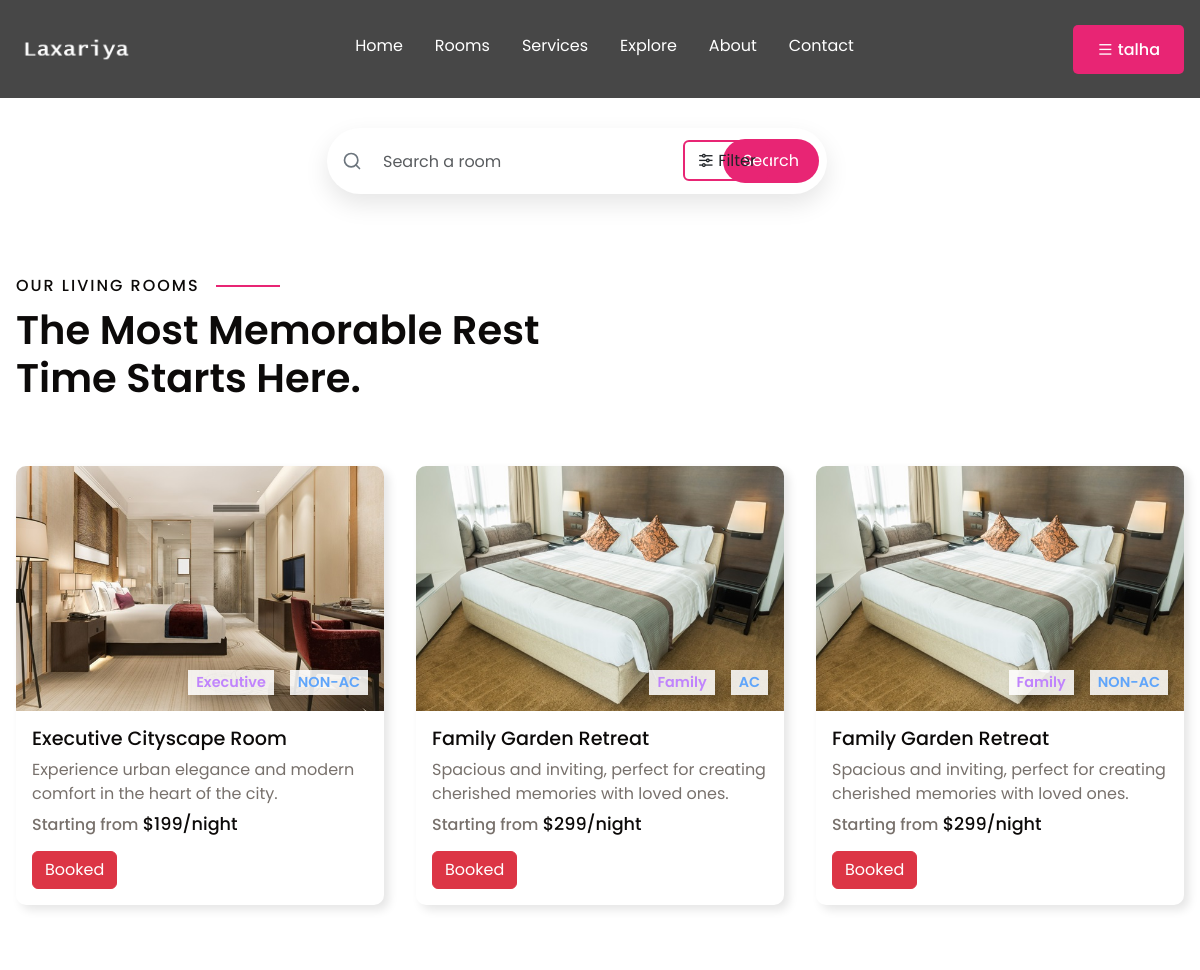
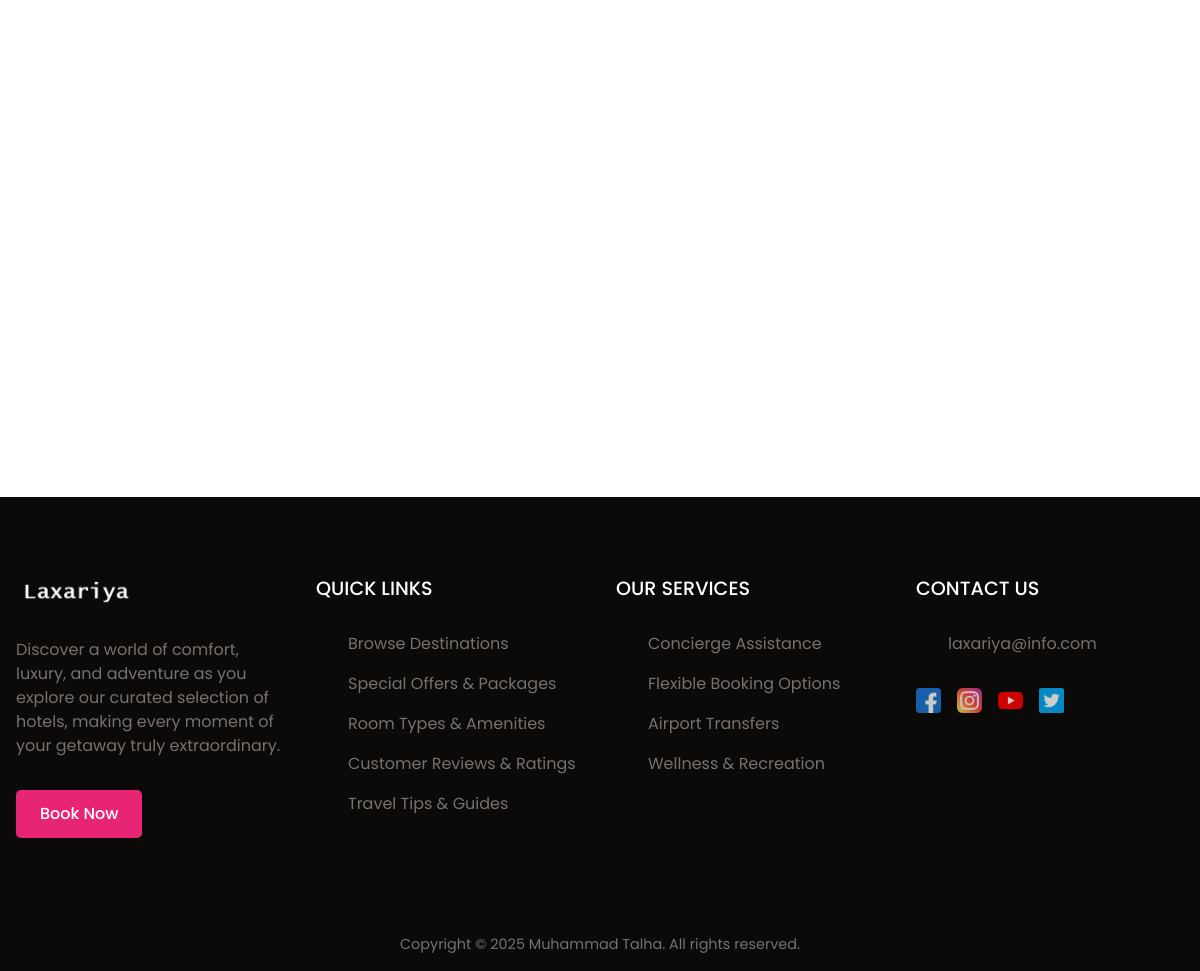
The page /rooms.php (signed in) on the database its author committed (2 pictures, top to bottom).
### tables this page shows
CREATE TABLE `room_info` (
  `room_id` int(11) NOT NULL,
  `room_name` varchar(100) NOT NULL,
  `room_desc` text NOT NULL,
  `room_price` int(11) NOT NULL,
  `room_catagory` varchar(100) NOT NULL,
  `room_condition` varchar(40) NOT NULL,
  `room_image` varchar(2000) NOT NULL,
  `room_status` varchar(150) NOT NULL
);

### rooms.php (the view, shortened to what this page needs)
<?php
  include("connection.php");
  $flag = false;
  if(isset($_SESSION['username'])){
    $button_name = $_SESSION['username'];
    $flag = true;
  }
  if( isset(   $_GET['ac'],$_GET['catagories']    ) ){
    $catagories = $_GET['catagories'];
    $ac = $_GET['ac'];
    $cat = "";
    foreach($catagories as $c){
        $cat .= "'$c',";
    }
    $cat = rtrim($cat,',');
    $query = "SELECT * FROM room_info where room_catagory in($cat) and room_condition = '$ac'";
}
else if( isset(   $_GET['ac']   ) ){
    $ac = $_GET['ac'];
    $query = "SELECT * FROM room_info where  room_condition = '$ac'";
}
else if( isset(  $_GET['search']   ) ){
    $search = $_GET['search'];
    $query = "SELECT * FROM room_info WHERE room_name LIKE '%$search%'";
}
else{
    $query = "select * from room_info";
}
$data = mysqli_query($conn,$query);
?>
<!DOCTYPE html>
<html lang="en">
<head>
  <link href="https://cdnjs.cloudflare.com/ajax/libs/bootstrap/5.3.0/css/bootstrap.min.css" rel="stylesheet">
  <link href="https://cdn.jsdelivr.net/npm/remixicon@4.0.0/fonts/remixicon.css" rel="stylesheet" />
  <link rel="stylesheet" href="style.css" />
</head>
<body>
  <div class="newheader">
    <nav class="newnav">
      <div class="nav__bar">
        <div class="logo">
          <a href="index.html"><img src="assets/laxariya.png" alt="logo" /></a>
        </div>
      </div>
      <ul class="nav__links " id="nav-links" style="margin-top: 10px;">
        <li><a href="index.php">Home</a></li>
        <li><a href="rooms.php">Rooms</a></li>
        <li><a href="index.php#service">Services</a></li>
        <li><a href="index.php#explore">Explore</a></li>
        <li><a href="About.php">About</a></li>
        <li><a href="contact.php">Contact</a></li>
      </ul>
      <button class="bttn nav__btn"> <i class="ri-menu-line"></i>  <?php if($flag)echo"$button_name"; else echo"Sign In"; ?></button>
    </nav>
  </div>
  <div class="container">
    <div class="row justify-content-center">
      <div class="col-12 col-md-8 col-lg-6">
        <div class="search-container position-relative">
          <form class="d-flex align-items-center" action = "rooms.php" method="get">
            <svg xmlns="http://www.w3.org/2000/svg" width="20" height="20" viewBox="0 0 24 24" fill="none"
              stroke="currentColor" stroke-width="2" stroke-linecap="round" stroke-linejoin="round"
              class="search-icon feather feather-search">
              <circle cx="11" cy="11" r="8"></circle>
              <line x1="21" y1="21" x2="16.65" y2="16.65"></line>
            </svg>
            <input class="form-control search-input ps-5" type="search" name = "search" placeholder="Search a room" aria-label="Search">
            <button class="btn btn-search ms-2" type="submit">Search</button>
          </form>
        </div>
      </div>
    </div>
  </div>
  <button class="btn filter ms-2" onclick="show_filters()"><i class="ri-equalizer-line"></i>&nbsp;Filter</button>
  <?php
              if(mysqli_num_rows($data)>0){
                            echo"
                  <section class='section__container room__container'>
                  <p class='section__subheader'>OUR LIVING ROOMS</p>
                  <h2 class='section__header'>The Most Memorable Rest Time Starts Here.</h2>
                  <div class='room__grid'>"; }
              else {
                echo"
                     <section class='section__container room__container'>
                          <h2 class='section__header' style = 'margin-left: 200px;'>Sorry! No Rooms Available</h2>
                    </section>
              ";
              };
              while($row = mysqli_fetch_assoc($data)){
                echo"
                    <div class='room__card'>
                      <div class='room__card__image'>
                        <img src=".$row['room_image']."alt='room' />
                        <div class='room__card__icons'>
                          <span><i >".$row['room_catagory']."</i></span>
                          <span><i >".$row['room_condition']."</i></span>
                        </div>
                      </div>
                      <div class='room__card__details'>
                        <h4>".$row['room_name']."</h4>
                        <p>"
                          .$row['room_desc'].
                        "</p>
                        <h5>Starting from <span>$".$row['room_price']."/night</span></h5>
                        ";
                        if($row['room_status']=="Booked"){
                          echo" <button class='btn btn-danger' >".$row['room_status']."</button>";
                        }
                        else{
                          echo"<button onclick='book_room(".(int)$row['room_id'].",".$flag.")' class='bttn'>Book Now</button>" ; }
                       echo"
                      </div>
                    </div>
              ";
              };
      echo"</div>
    </section>";
      ?>
  <footer class="footer" id="contact">
    <div class="section__container footer__container">
      <div class="footer__col">
        <div class="logo">
          <a href="#home"><img src="assets/laxariya.png" alt="logo" /></a>
        </div>
        <p class="section__description">
          Discover a world of comfort, luxury, and adventure as you explore
          our curated selection of hotels, making every moment of your getaway
          truly extraordinary.
        </p>
        <button class="bttn">Book Now</button>
      </div>
      <div class="footer__col">
        <h4>QUICK LINKS</h4>
        <ul class="footer__links">
          <li><a href="#">Browse Destinations</a></li>
          <li><a href="#">Special Offers & Packages</a></li>
          <li><a href="#">Room Types & Amenities</a></li>
          <li><a href="#">Customer Reviews & Ratings</a></li>
          <li><a href="#">Travel Tips & Guides</a></li>
        </ul>
      </div>
      <div class="footer__col">
        <h4>OUR SERVICES</h4>
        <ul class="footer__links">
          <li><a href="#">Concierge Assistance</a></li>
          <li><a href="#">Flexible Booking Options</a></li>
          <li><a href="#">Airport Transfers</a></li>
          <li><a href="#">Wellness & Recreation</a></li>
        </ul>
      </div>
      <div class="footer__col">
        <h4>CONTACT US</h4>
        <ul class="footer__links">
          <li><a href="#">laxariya@info.com</a></li>
        </ul>
        <div class="footer__socials">
          <a href="#"><img src="assets/facebook.png" alt="facebook" /></a>
          <a href="#"><img src="assets/instagram.png" alt="instagram" /></a>
          <a href="#"><img src="assets/youtube.png" alt="youtube" /></a>
          <a href="#"><img src="assets/twitter.png" alt="twitter" /></a>
        </div>
      </div>
    </div>
    <div class="footer__bar">
      Copyright © 2025 Muhammad Talha. All rights reserved.
    </div>
  </footer>
</body>
</html>

### rooms.php (style rules this page uses)
.search-container { background-color: white; border-radius: 50px; box-shadow: 0 10px 25px rgba(0, 0, 0, 0.1); padding: 8px; max-width: 500px; width: 100%; transition: all 0.3s ease; }
.form-control.search-input { border: none; background: transparent; padding-left: 20px; font-size: 1rem; height: 50px; }
.btn-search { background-color: var(--primary-color); color: white; border-radius: 50px; padding: 10px 20px; border: none; transition: all 0.3s ease; }
.search-icon { color: #6c757d; position: absolute; left: 15px; top: 50%; transform: translateY(-50%); }
.container { margin-top: 30px; }
.filter { position: absolute; border: 2px solid var(--primary-color); top: 140px; right: 430px; }

### rows shown on the page
room_info: shows a picture, room_catagory "Executive", room_condition "NON-AC", room_name "Executive Cityscape Room", room_desc "Experience urban elegance and modern comfort in the heart of the city.", room_price "199", room_status "Booked"
room_info: room_catagory "Family", room_condition "AC", room_name "Family Garden Retreat", room_desc "Spacious and inviting, perfect for creating cherished memories with loved ones.", room_price "299", room_status "Booked"
room_info: room_catagory "Family", room_condition "NON-AC", room_name "Family Garden Retreat", room_desc "Spacious and inviting, perfect for creating cherished memories with loved ones.", room_price "299", room_status "Booked"

### other values the page prints
$button_name "talha"
